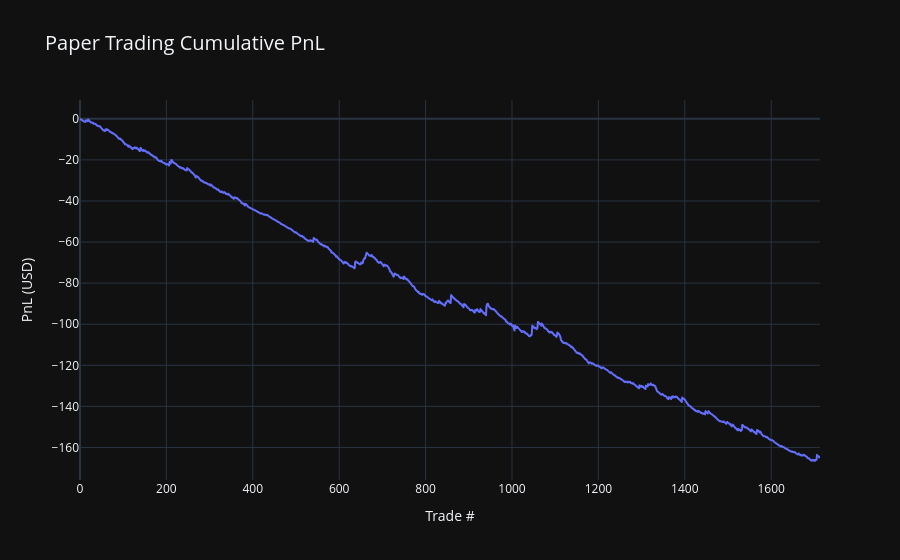
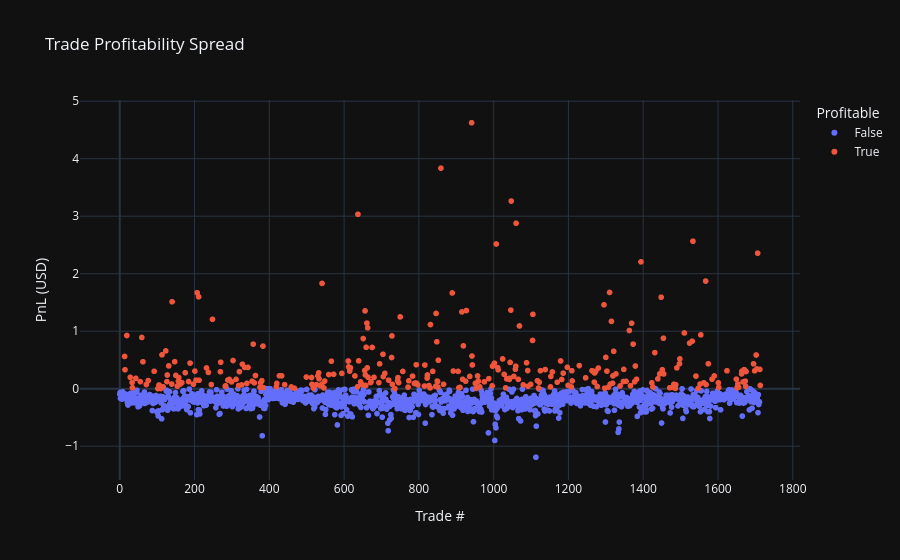

Notebook cell for these charts, in order:
### Markdown cell above
## 4. Visualizations

### Code cell
if engine.closed_trades:
    df_trades = pd.DataFrame([vars(t) for t in engine.closed_trades])
    df_trades['cumulative_pnl'] = df_trades['pnl'].cumsum()
    
    fig = px.line(df_trades, y='cumulative_pnl', title='Paper Trading Cumulative PnL',
                  labels={'index': 'Trade #', 'cumulative_pnl': 'PnL (USD)'})
    fig.update_layout(title_font_size=20)
    fig.show()
    
    # Win/Loss scatter
    fig2 = px.scatter(df_trades, y='pnl', color=(df_trades['pnl'] > 0), 
                      title='Trade Profitability Spread',
                      labels={'color': 'Profitable', 'index': 'Trade #', 'pnl': 'PnL (USD)'})
    fig2.show()
else:
    print("No trades to visualize.")

### Figure 1 — Plotly figure (JSON) as saved in the notebook; plotly's stock layout.template omitted (floating-point values rounded to 4 significant figures; data arrays with more than 128 entries replaced by an {"elided": "..."} marker saying what was removed)
{"data": [{"hovertemplate": "Trade #=%{x}<br>PnL (USD)=%{y}<extra></extra>", "legendgroup": "", "line": {"color": "#636efa", "dash": "solid"}, "marker": {"symbol": "circle"}, "mode": "lines", "name": "", "showlegend": false, "type": "scattergl", "x": {"elided": "1714 int values"}, "xaxis": "x", "y": {"elided": "1714 float values"}, "yaxis": "y"}], "layout": {"legend": {"tracegroupgap": 0}, "title": {"font": {"size": 20}, "text": "Paper Trading Cumulative PnL"}, "xaxis": {"anchor": "y", "domain": [0, 1], "title": {"text": "Trade #"}}, "yaxis": {"anchor": "x", "domain": [0, 1], "title": {"text": "PnL (USD)"}}}}

### Figure 2 — Plotly figure (JSON) as saved in the notebook; plotly's stock layout.template omitted (floating-point values rounded to 4 significant figures; data arrays with more than 128 entries replaced by an {"elided": "..."} marker saying what was removed)
{"data": [{"hovertemplate": "Profitable=False<br>Trade #=%{x}<br>PnL (USD)=%{y}<extra></extra>", "legendgroup": "False", "marker": {"color": "#636efa", "symbol": "circle"}, "mode": "markers", "name": "False", "showlegend": true, "type": "scattergl", "x": {"elided": "1404 int values"}, "xaxis": "x", "y": {"elided": "1404 float values"}, "yaxis": "y"}, {"hovertemplate": "Profitable=True<br>Trade #=%{x}<br>PnL (USD)=%{y}<extra></extra>", "legendgroup": "True", "marker": {"color": "#EF553B", "symbol": "circle"}, "mode": "markers", "name": "True", "showlegend": true, "type": "scattergl", "x": {"elided": "310 int values"}, "xaxis": "x", "y": {"elided": "310 float values"}, "yaxis": "y"}], "layout": {"legend": {"title": {"text": "Profitable"}, "tracegroupgap": 0}, "title": {"text": "Trade Profitability Spread"}, "xaxis": {"anchor": "y", "domain": [0, 1], "title": {"text": "Trade #"}}, "yaxis": {"anchor": "x", "domain": [0, 1], "title": {"text": "PnL (USD)"}}}}
